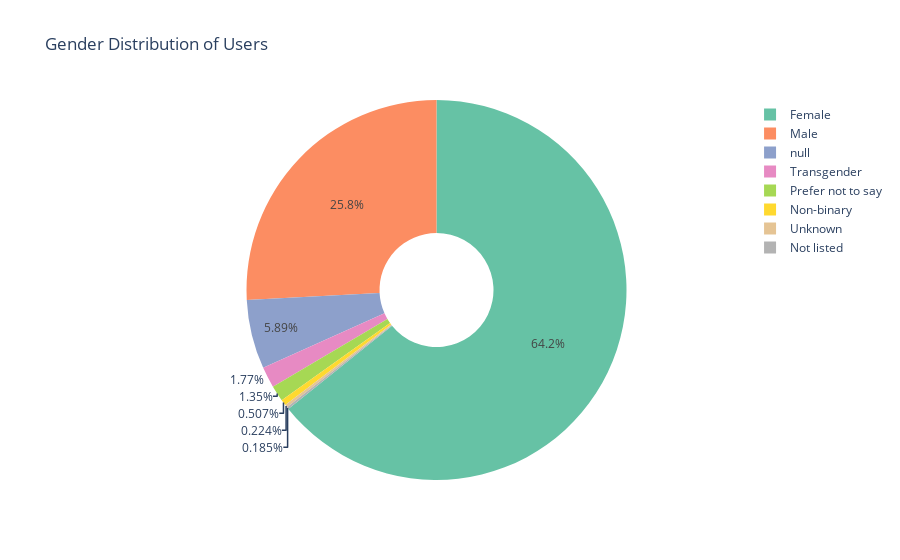

Notebook source saved alongside this figure:
### Markdown cell above
## Visualizing Gender Distribution with a Pie Chart

### Code cell
# Create a pie chart using Plotly
fig = px.pie(
    user, 
    names="GENDER", 
    title="Gender Distribution of Users", 
    hole=0.3, 
    color_discrete_sequence=px.colors.qualitative.Set2,  
)


fig.show()

### Figure 1 — Plotly figure (JSON) as saved in the notebook; plotly's stock layout.template omitted (floating-point values rounded to 4 significant figures; data arrays with more than 128 entries replaced by an {"elided": "..."} marker saying what was removed)
{"data": [{"domain": {"x": [0, 1], "y": [0, 1]}, "hole": 0.3, "hovertemplate": "GENDER=%{label}<extra></extra>", "labels": {"elided": "100000 str values"}, "legendgroup": "", "name": "", "showlegend": true, "type": "pie"}], "layout": {"legend": {"tracegroupgap": 0}, "piecolorway": ["rgb(102,194,165)", "rgb(252,141,98)", "rgb(141,160,203)", "rgb(231,138,195)", "rgb(166,216,84)", "rgb(255,217,47)", "rgb(229,196,148)", "rgb(179,179,179)"], "title": {"text": "Gender Distribution of Users"}}}
